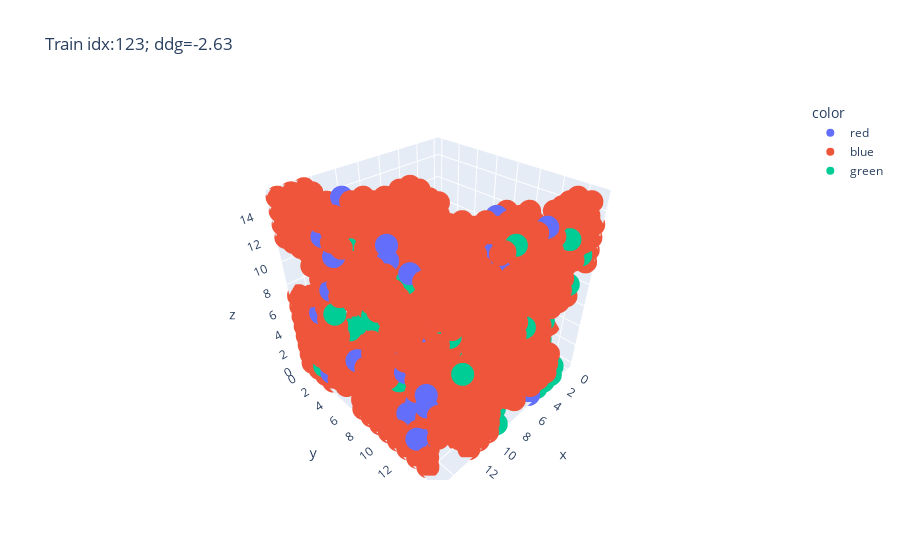
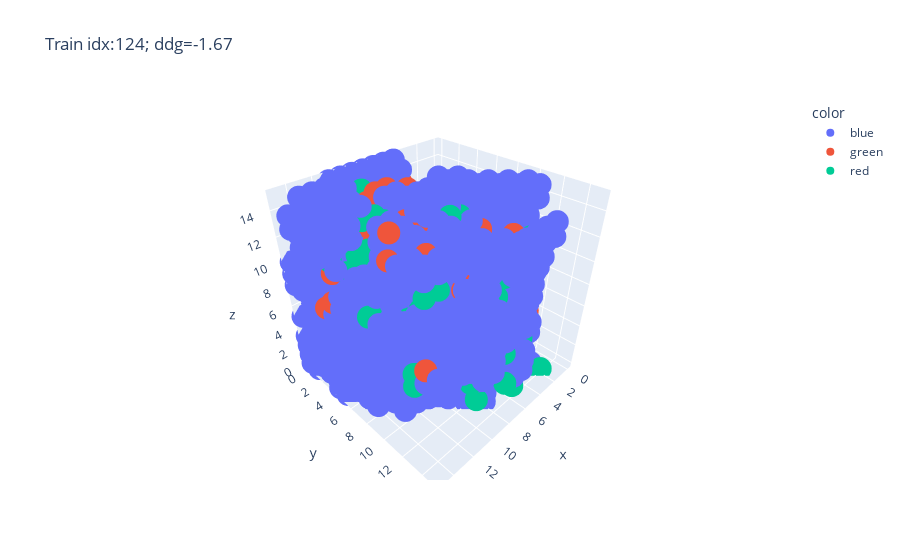
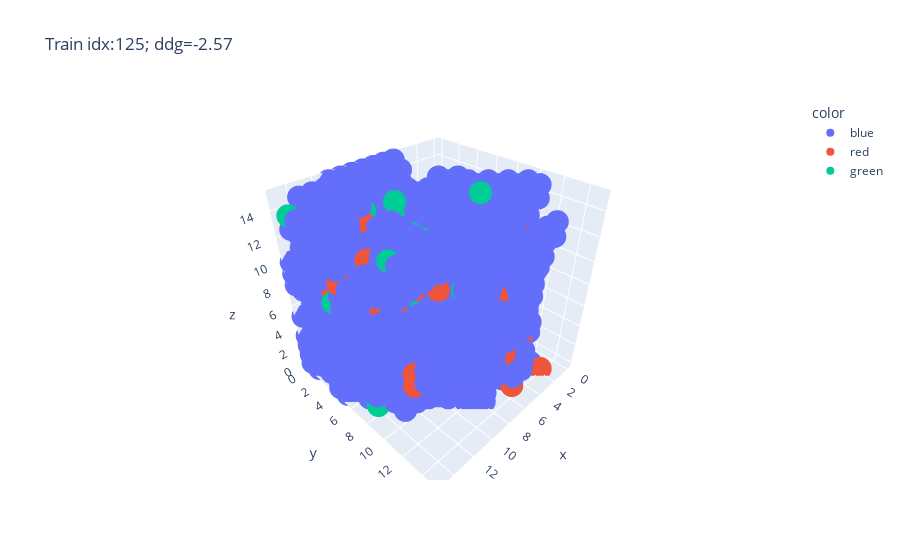
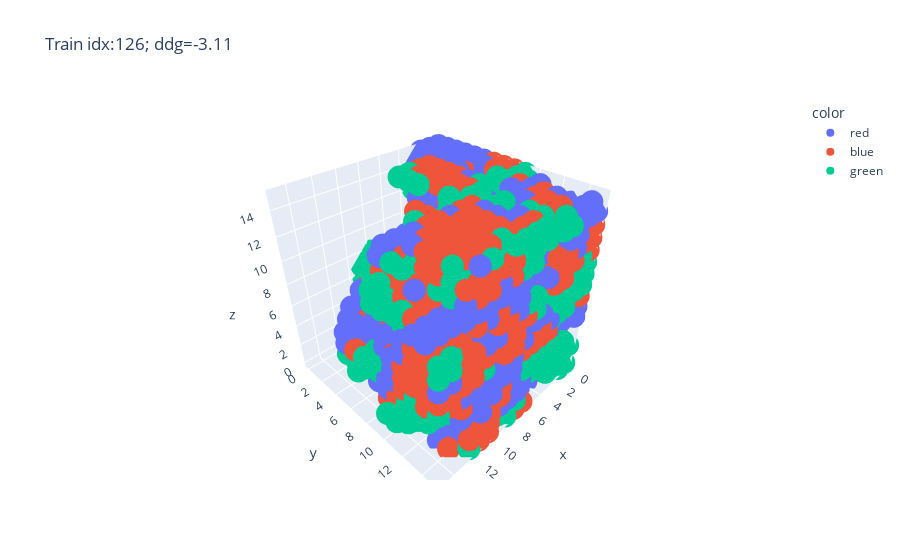

The notebook cell saved with these charts, in order:
### Markdown cell above
# Plotting voxel representation of features

In the following plots we use 3D scatterplot to demonstrate training samples. 
Specifically we plot `occupancy` feature that represents probability that certain voxel is occpupied by an atom.
Recall that each training/test sample uses a combination of wildetype+mutant features. So we use the following color-coding:
* blue color represents voxels that are occupied in both wildtype and mutant structures 
* red color represents voxels that are occupied only in the mutant structure
* green color represents voxels that are occupied only in the wildtype structure

### Code cell
from plotly.offline import init_notebook_mode
init_notebook_mode(connected=True)

def plot_voxels():
    for i in [123, 124, 125, 126]:
        df = pd.DataFrame([(x, y1, z) for x in range(16) for y1 in range(16) for z in range(16)], columns=['x', 'y', 'z'])
        df['occupancy1'] = df_train.iloc[i].features[6, :, :, :].flatten() > 0.9
        df['occupancy2'] = df_train.iloc[i].features[13, :, :, :].flatten() > 0.9
        df.loc[df.occupancy1 | df.occupancy2, 'color'] = 'blue'
        df.loc[~df.occupancy1 & df.occupancy2, 'color'] = 'red'
        df.loc[df.occupancy1 & ~df.occupancy2, 'color'] = 'green'
        ddg = df_train.ddG[i]
        fig = px.scatter_3d(df.dropna(), x='x', y='y', z='z', color='color', title=f"Train idx:{i}; ddg={ddg}")
        fig.show()
        

plot_voxels()

### Figure 1 — Plotly figure (JSON) as saved in the notebook; plotly's stock layout.template omitted (floating-point values rounded to 4 significant figures; data arrays with more than 128 entries replaced by an {"elided": "..."} marker saying what was removed)
{"data": [{"hovertemplate": "color=red<br>x=%{x}<br>y=%{y}<br>z=%{z}<extra></extra>", "legendgroup": "red", "marker": {"color": "#636efa", "symbol": "circle"}, "mode": "markers", "name": "red", "scene": "scene", "showlegend": true, "type": "scatter3d", "x": [0, 0, 0, 1, 2, 2, 2, 3, 3, 4, 4, 5, 5, 5, 6, 6, 6, 6, 6, 7, 7, 7, 7, 7, 7, 8, 8, 8, 9, 9, 9, 10, 10, 10, 10, 10, 10, 11, 11, 11, 11, 11, 12, 12, 12, 12, 12, 12, 12, 12, 13, 13, 13, 13, 13, 13, 13, 14, 14, 14, 14, 14, 14, 14, 14, 14, 14, 14, 14, 15, 15, 15, 15, 15, 15, 15, 15, 15, 15], "y": [6, 13, 13, 6, 3, 5, 8, 4, 11, 6, 12, 8, 11, 15, 5, 10, 12, 13, 15, 1, 10, 12, 12, 13, 14, 12, 14, 14, 0, 13, 14, 0, 1, 8, 14, 14, 14, 6, 6, 7, 11, 12, 0, 1, 2, 2, 3, 5, 12, 13, 2, 3, 6, 10, 12, 12, 13, 2, 2, 3, 9, 10, 10, 11, 11, 12, 12, 13, 13, 3, 3, 5, 5, 6, 7, 13, 13, 14, 14], "z": [7, 11, 12, 9, 1, 4, 5, 3, 3, 8, 10, 5, 6, 0, 4, 3, 4, 13, 15, 9, 12, 14, 15, 2, 10, 7, 3, 5, 2, 14, 13, 7, 7, 1, 4, 5, 12, 4, 9, 9, 10, 9, 9, 9, 3, 10, 15, 9, 3, 3, 10, 0, 3, 6, 2, 13, 14, 4, 11, 2, 11, 14, 15, 2, 6, 4, 9, 1, 4, 1, 7, 10, 14, 13, 5, 2, 15, 6, 7]}, {"hovertemplate": "color=blue<br>x=%{x}<br>y=%{y}<br>z=%{z}<extra></extra>", "legendgroup": "blue", "marker": {"color": "#EF553B", "symbol": "circle"}, "mode": "markers", "name": "blue", "scene": "scene", "showlegend": true, "type": "scatter3d", "x": {"elided": "1597 int values"}, "y": {"elided": "1597 int values"}, "z": {"elided": "1597 int values"}}, {"hovertemplate": "color=green<br>x=%{x}<br>y=%{y}<br>z=%{z}<extra></extra>", "legendgroup": "green", "marker": {"color": "#00cc96", "symbol": "circle"}, "mode": "markers", "name": "green", "scene": "scene", "showlegend": true, "type": "scatter3d", "x": [0, 1, 1, 1, 1, 1, 2, 2, 2, 3, 3, 3, 3, 4, 4, 4, 5, 6, 6, 6, 7, 7, 8, 8, 9, 9, 9, 9, 9, 9, 9, 9, 10, 10, 10, 10, 10, 11, 11, 11, 12, 12, 12, 12, 12, 12, 12, 12, 12, 13, 13, 13, 13, 13, 13, 13, 13, 13, 14, 14, 15, 15], "y": [11, 7, 9, 13, 13, 15, 15, 15, 15, 9, 10, 15, 15, 5, 9, 15, 13, 2, 5, 12, 13, 15, 5, 14, 7, 10, 11, 13, 14, 14, 15, 15, 8, 9, 13, 13, 14, 4, 8, 12, 3, 5, 7, 8, 9, 10, 12, 13, 13, 3, 4, 4, 5, 6, 7, 9, 9, 15, 5, 8, 2, 5], "z": [5, 5, 7, 2, 4, 11, 0, 1, 9, 7, 2, 0, 13, 0, 3, 0, 5, 5, 10, 10, 9, 8, 8, 0, 9, 9, 4, 0, 0, 1, 0, 15, 10, 10, 0, 12, 0, 11, 2, 6, 8, 10, 7, 9, 11, 7, 9, 4, 9, 2, 3, 5, 13, 7, 7, 3, 9, 8, 6, 9, 1, 8]}], "layout": {"legend": {"title": {"text": "color"}, "tracegroupgap": 0}, "scene": {"domain": {"x": [0.0, 1.0], "y": [0.0, 1.0]}, "xaxis": {"title": {"text": "x"}}, "yaxis": {"title": {"text": "y"}}, "zaxis": {"title": {"text": "z"}}}, "title": {"text": "Train idx:123; ddg=-2.63"}}}

### Figure 2 — Plotly figure (JSON) as saved in the notebook; plotly's stock layout.template omitted (floating-point values rounded to 4 significant figures; data arrays with more than 128 entries replaced by an {"elided": "..."} marker saying what was removed)
{"data": [{"hovertemplate": "color=blue<br>x=%{x}<br>y=%{y}<br>z=%{z}<extra></extra>", "legendgroup": "blue", "marker": {"color": "#636efa", "symbol": "circle"}, "mode": "markers", "name": "blue", "scene": "scene", "showlegend": true, "type": "scatter3d", "x": {"elided": "1616 int values"}, "y": {"elided": "1616 int values"}, "z": {"elided": "1616 int values"}}, {"hovertemplate": "color=green<br>x=%{x}<br>y=%{y}<br>z=%{z}<extra></extra>", "legendgroup": "green", "marker": {"color": "#EF553B", "symbol": "circle"}, "mode": "markers", "name": "green", "scene": "scene", "showlegend": true, "type": "scatter3d", "x": [0, 0, 0, 0, 2, 2, 2, 2, 2, 3, 3, 3, 3, 4, 4, 4, 4, 4, 5, 5, 5, 6, 6, 6, 6, 6, 6, 6, 7, 7, 7, 7, 7, 7, 7, 7, 8, 8, 8, 8, 8, 8, 8, 8, 8, 8, 8, 8, 9, 9, 9, 9, 9, 9, 9, 9, 9, 9, 9, 9, 9, 9, 9, 10, 10, 10, 10, 10, 10, 10, 10, 10, 10, 10, 10, 10, 10, 10, 10, 10, 10, 10, 10, 10, 11, 11, 11, 11, 11, 11, 11, 11, 11, 11, 11, 11, 11, 12, 12, 12, 12, 12, 12, 12, 13, 13, 13, 13, 13, 13, 13, 13, 13, 14, 14, 15, 15, 15], "y": [1, 5, 6, 7, 4, 6, 7, 12, 12, 0, 3, 4, 7, 0, 3, 11, 11, 12, 1, 11, 12, 1, 2, 4, 5, 6, 9, 10, 1, 1, 6, 6, 6, 6, 7, 7, 4, 5, 6, 6, 6, 7, 7, 8, 8, 10, 12, 13, 3, 3, 4, 4, 7, 7, 7, 7, 8, 8, 8, 8, 9, 10, 10, 1, 2, 3, 3, 3, 3, 4, 4, 4, 5, 6, 6, 6, 7, 7, 7, 7, 8, 8, 8, 10, 0, 1, 1, 3, 4, 4, 4, 5, 6, 7, 8, 13, 14, 1, 4, 6, 7, 7, 8, 11, 2, 2, 3, 5, 6, 6, 7, 7, 9, 9, 10, 4, 5, 14], "z": [7, 1, 5, 4, 0, 3, 0, 4, 5, 2, 7, 10, 14, 10, 12, 1, 2, 12, 10, 2, 13, 11, 14, 1, 3, 0, 1, 13, 1, 11, 4, 6, 7, 8, 6, 7, 14, 15, 6, 7, 8, 6, 10, 10, 13, 2, 6, 6, 13, 14, 13, 15, 7, 9, 10, 12, 10, 12, 13, 14, 9, 6, 14, 10, 1, 8, 12, 13, 14, 12, 13, 15, 12, 4, 7, 12, 9, 12, 13, 14, 9, 12, 13, 3, 13, 2, 13, 13, 5, 13, 14, 4, 4, 4, 5, 12, 13, 2, 7, 4, 4, 5, 6, 14, 2, 9, 2, 8, 6, 7, 6, 7, 15, 6, 14, 8, 9, 9]}, {"hovertemplate": "color=red<br>x=%{x}<br>y=%{y}<br>z=%{z}<extra></extra>", "legendgroup": "red", "marker": {"color": "#00cc96", "symbol": "circle"}, "mode": "markers", "name": "red", "scene": "scene", "showlegend": true, "type": "scatter3d", "x": [0, 0, 0, 2, 2, 2, 2, 3, 3, 4, 5, 5, 5, 5, 5, 5, 6, 6, 6, 6, 6, 6, 6, 6, 7, 7, 7, 7, 7, 7, 7, 7, 7, 8, 8, 8, 8, 8, 8, 8, 8, 8, 8, 8, 8, 9, 9, 9, 9, 9, 9, 9, 9, 9, 9, 9, 9, 9, 9, 9, 9, 9, 10, 10, 10, 10, 10, 11, 11, 11, 11, 11, 11, 11, 11, 11, 11, 11, 11, 12, 12, 12, 12, 12, 12, 12, 12, 12, 13, 13, 13, 13, 13, 13, 14, 14, 14, 14, 14, 14, 14, 14, 15, 15, 15, 15], "y": [2, 2, 6, 2, 2, 10, 14, 6, 13, 13, 0, 0, 0, 2, 7, 13, 1, 5, 8, 8, 10, 10, 14, 14, 1, 5, 5, 5, 6, 7, 9, 13, 14, 0, 3, 4, 4, 5, 5, 5, 6, 6, 6, 8, 12, 1, 2, 2, 3, 3, 4, 4, 5, 5, 5, 6, 6, 6, 10, 13, 14, 15, 1, 3, 4, 6, 7, 3, 3, 4, 5, 5, 5, 6, 7, 8, 8, 13, 14, 2, 4, 5, 5, 7, 8, 9, 11, 12, 1, 2, 2, 4, 6, 9, 1, 1, 4, 5, 8, 8, 9, 14, 9, 13, 13, 14], "z": [0, 2, 0, 6, 7, 1, 0, 6, 0, 4, 7, 11, 12, 1, 9, 0, 3, 6, 11, 13, 3, 5, 1, 14, 2, 11, 12, 13, 12, 13, 14, 11, 2, 14, 14, 11, 12, 10, 11, 12, 10, 11, 12, 14, 10, 14, 0, 14, 7, 9, 5, 11, 10, 11, 12, 6, 10, 11, 15, 1, 11, 7, 8, 7, 10, 8, 7, 4, 10, 11, 0, 11, 14, 14, 9, 7, 13, 5, 5, 0, 11, 11, 14, 13, 10, 2, 7, 8, 6, 10, 11, 10, 2, 1, 1, 6, 1, 6, 9, 10, 11, 14, 10, 7, 8, 14]}], "layout": {"legend": {"title": {"text": "color"}, "tracegroupgap": 0}, "scene": {"domain": {"x": [0.0, 1.0], "y": [0.0, 1.0]}, "xaxis": {"title": {"text": "x"}}, "yaxis": {"title": {"text": "y"}}, "zaxis": {"title": {"text": "z"}}}, "title": {"text": "Train idx:124; ddg=-1.67"}}}

### Figure 3 — Plotly figure (JSON) as saved in the notebook; plotly's stock layout.template omitted (floating-point values rounded to 4 significant figures; data arrays with more than 128 entries replaced by an {"elided": "..."} marker saying what was removed)
{"data": [{"hovertemplate": "color=blue<br>x=%{x}<br>y=%{y}<br>z=%{z}<extra></extra>", "legendgroup": "blue", "marker": {"color": "#636efa", "symbol": "circle"}, "mode": "markers", "name": "blue", "scene": "scene", "showlegend": true, "type": "scatter3d", "x": {"elided": "1689 int values"}, "y": {"elided": "1689 int values"}, "z": {"elided": "1689 int values"}}, {"hovertemplate": "color=red<br>x=%{x}<br>y=%{y}<br>z=%{z}<extra></extra>", "legendgroup": "red", "marker": {"color": "#EF553B", "symbol": "circle"}, "mode": "markers", "name": "red", "scene": "scene", "showlegend": true, "type": "scatter3d", "x": [0, 1, 2, 2, 2, 2, 3, 3, 4, 5, 5, 5, 5, 5, 5, 5, 6, 6, 6, 6, 6, 6, 6, 6, 7, 8, 9, 9, 9, 9, 9, 9, 10, 10, 11, 11, 11, 11, 11, 11, 12, 12, 12, 12, 12, 12, 13, 13, 13, 13, 13, 13, 14, 14, 14, 14, 14, 14, 14, 14, 14, 15, 15, 15], "y": [2, 5, 2, 2, 10, 14, 6, 11, 13, 0, 0, 0, 0, 2, 7, 13, 1, 5, 6, 8, 8, 10, 14, 14, 12, 6, 3, 3, 6, 9, 14, 15, 3, 6, 3, 5, 7, 8, 8, 13, 2, 5, 5, 8, 11, 12, 6, 6, 9, 11, 11, 11, 1, 2, 4, 5, 5, 5, 8, 9, 14, 6, 13, 13], "z": [2, 9, 6, 7, 1, 0, 6, 10, 4, 0, 7, 11, 12, 1, 9, 0, 3, 6, 11, 7, 13, 3, 1, 14, 9, 12, 9, 12, 6, 14, 11, 7, 7, 8, 4, 11, 9, 6, 7, 5, 0, 11, 14, 10, 7, 8, 2, 3, 1, 4, 5, 12, 1, 7, 1, 6, 7, 8, 10, 11, 14, 11, 7, 8]}, {"hovertemplate": "color=green<br>x=%{x}<br>y=%{y}<br>z=%{z}<extra></extra>", "legendgroup": "green", "marker": {"color": "#00cc96", "symbol": "circle"}, "mode": "markers", "name": "green", "scene": "scene", "showlegend": true, "type": "scatter3d", "x": [0, 0, 0, 2, 2, 2, 2, 3, 3, 4, 4, 4, 5, 5, 5, 6, 6, 6, 7, 8, 8, 8, 9, 9, 10, 10, 10, 10, 10, 11, 11, 11, 11, 11, 12, 12, 13, 13, 13, 13, 13, 14, 15, 15, 15], "y": [5, 6, 7, 4, 7, 8, 10, 0, 3, 1, 11, 12, 1, 4, 9, 5, 5, 12, 6, 6, 10, 12, 7, 8, 2, 3, 6, 7, 8, 3, 4, 5, 8, 13, 6, 7, 2, 3, 5, 6, 6, 10, 1, 5, 9], "z": [1, 5, 4, 0, 0, 5, 9, 2, 7, 2, 2, 12, 10, 5, 15, 3, 5, 7, 6, 6, 2, 6, 7, 14, 1, 8, 15, 14, 0, 13, 14, 4, 5, 12, 4, 4, 2, 2, 8, 6, 7, 14, 14, 9, 2]}], "layout": {"legend": {"title": {"text": "color"}, "tracegroupgap": 0}, "scene": {"domain": {"x": [0.0, 1.0], "y": [0.0, 1.0]}, "xaxis": {"title": {"text": "x"}}, "yaxis": {"title": {"text": "y"}}, "zaxis": {"title": {"text": "z"}}}, "title": {"text": "Train idx:125; ddg=-2.57"}}}

### Figure 4 — Plotly figure (JSON) as saved in the notebook; plotly's stock layout.template omitted (floating-point values rounded to 4 significant figures; data arrays with more than 128 entries replaced by an {"elided": "..."} marker saying what was removed)
{"data": [{"hovertemplate": "color=red<br>x=%{x}<br>y=%{y}<br>z=%{z}<extra></extra>", "legendgroup": "red", "marker": {"color": "#636efa", "symbol": "circle"}, "mode": "markers", "name": "red", "scene": "scene", "showlegend": true, "type": "scatter3d", "x": {"elided": "620 int values"}, "y": {"elided": "620 int values"}, "z": {"elided": "620 int values"}}, {"hovertemplate": "color=blue<br>x=%{x}<br>y=%{y}<br>z=%{z}<extra></extra>", "legendgroup": "blue", "marker": {"color": "#EF553B", "symbol": "circle"}, "mode": "markers", "name": "blue", "scene": "scene", "showlegend": true, "type": "scatter3d", "x": {"elided": "894 int values"}, "y": {"elided": "894 int values"}, "z": {"elided": "894 int values"}}, {"hovertemplate": "color=green<br>x=%{x}<br>y=%{y}<br>z=%{z}<extra></extra>", "legendgroup": "green", "marker": {"color": "#00cc96", "symbol": "circle"}, "mode": "markers", "name": "green", "scene": "scene", "showlegend": true, "type": "scatter3d", "x": {"elided": "597 int values"}, "y": {"elided": "597 int values"}, "z": {"elided": "597 int values"}}], "layout": {"legend": {"title": {"text": "color"}, "tracegroupgap": 0}, "scene": {"domain": {"x": [0.0, 1.0], "y": [0.0, 1.0]}, "xaxis": {"title": {"text": "x"}}, "yaxis": {"title": {"text": "y"}}, "zaxis": {"title": {"text": "z"}}}, "title": {"text": "Train idx:126; ddg=-3.11"}}}
